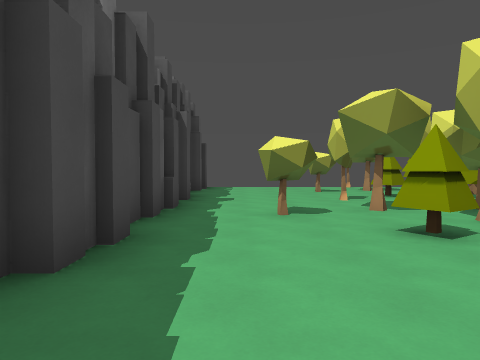
[1] (above)

16 first-person views from a walk through a level from a Godot 3-D game. The camera is 1.5 m above the floor, tilts 2° down and sees 70° across. The floor is counted in squares, 2 m on a side. Each view is taken from the middle of a square. On the plan, view 1 faces up. The plan holds only what a view shows up to about 11 squares ahead; the rest is blank. The place goes on beyond the plan. Characters and animated objects are not drawn.

[2]
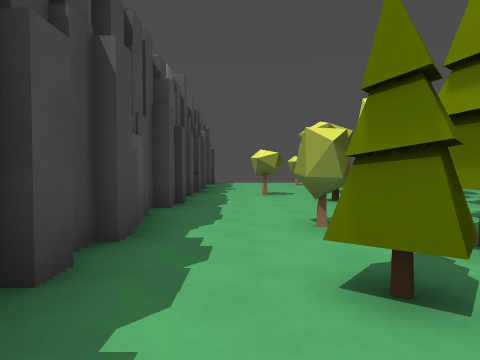

[3]
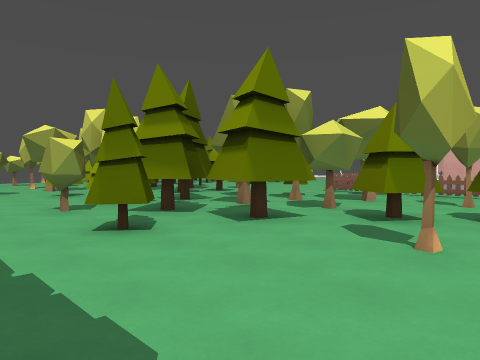

[4]
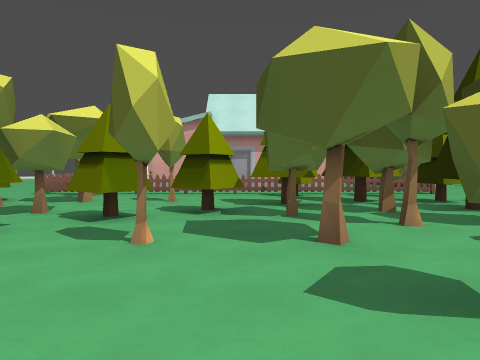

[5]
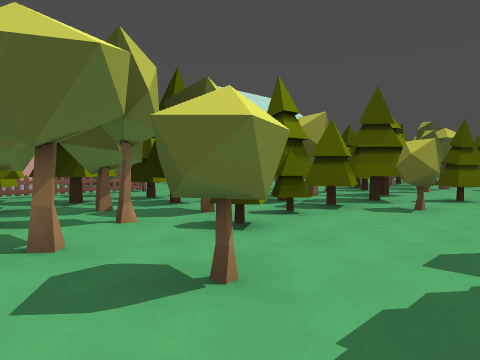

[6]
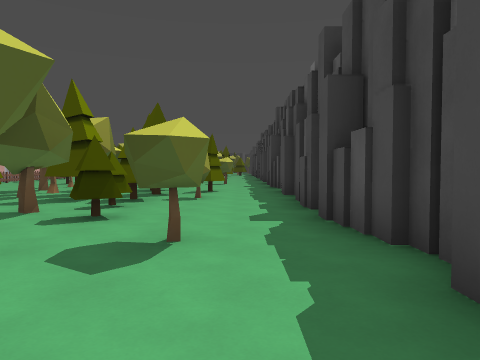

[7]
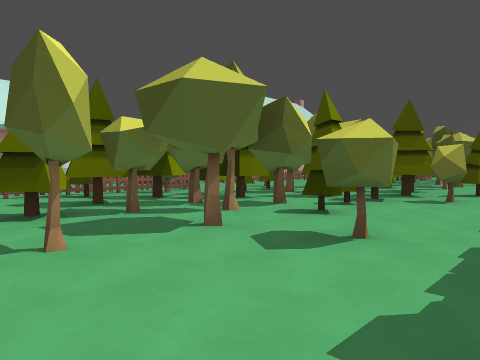

[8]
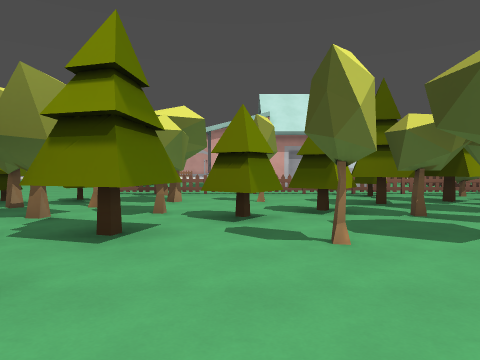

[9]
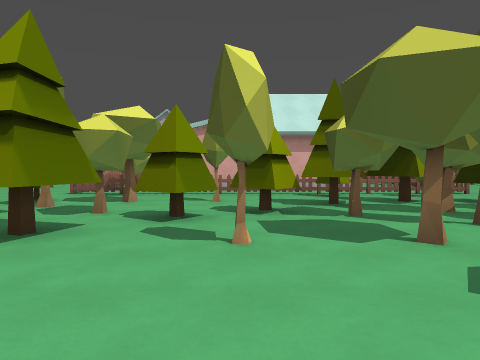

[10]
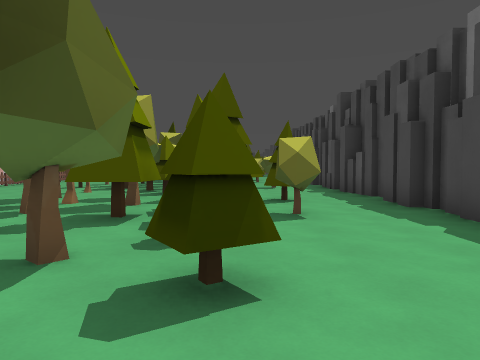

[11]
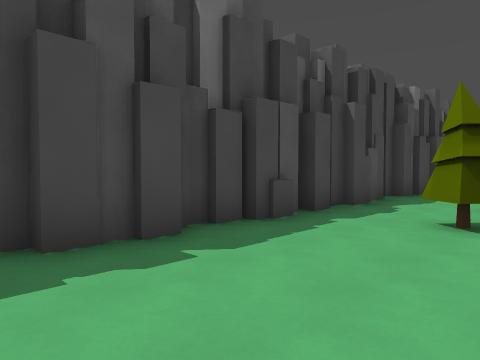

[12]
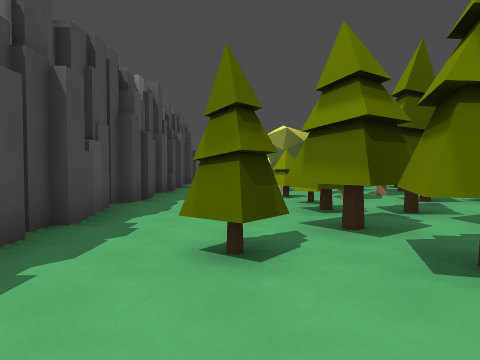

[13]
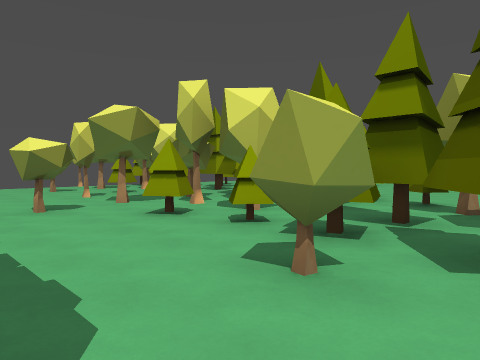

[14]
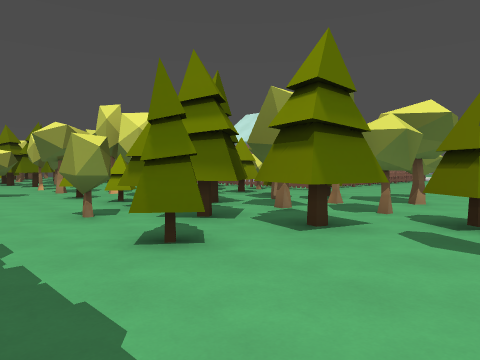

[15]
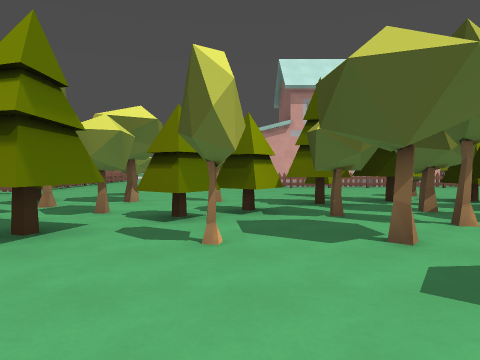

[16]
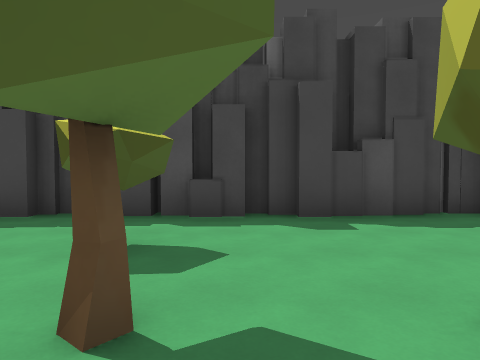

### Floor plan
Key: @ floor where view 1 was taken; # wall or solid block; x gap in a wall; . floor; = window, fence, low wall or low ledge; T thing the floor can be seen under or through; O other object.
Columns run from 2 left of view 1 to 11 right of it. Each row starts with its distance up from view 1.
 14 O
 13 O
 12 O
 11  ....x.
 10  ......
  9  .....#
  8 #...#.##
  7 #......#.
  6 #..##.###
  5 #..#####
  4 #...####
  3 #....###   ..
  2 #....#   T...
  1 #...##T TT...
  0 #.@##TTT.T.##
 -1 #...#TT.#..#.
 -2 #..#.T....##.
 -3 #....T.#...=.#
 -4 #.....T....#.#
 -5 #...#..#...#.
 -6 #......#...x.
 -7 #.....######.
 -8 #.....######.#
 -9 #...#..#####.#
-10 #....#x#####.
-11 #....T...#.#.
-12 #...TTT..x.#
-13 #..TTT ..#...
-14 #...TTT.#....
-15 #..#.T....#..
-16 #....T.#....
-17 #.....T......
-18 #...#..#.....
-19 #......## ...
-20 #..##.#####..

Positions as (right, up) in squares from view 1, and headings:
1: (0, 0), facing up
2: (0, -4), facing up
3: (-1, -6), facing up-right
4: (-1, -6), facing right
5: (-1, -6), facing down-right
6: (0, -4), facing down
7: (-1, -4), facing down-right
8: (-1, -4), facing right
9: (-1, -5), facing right
10: (2, -7), facing down
11: (2, -7), facing up-left
12: (1, -5), facing up
13: (-1, -1), facing up-right
14: (-1, -18), facing up-right
15: (-1, -18), facing right
16: (4, -19), facing left
